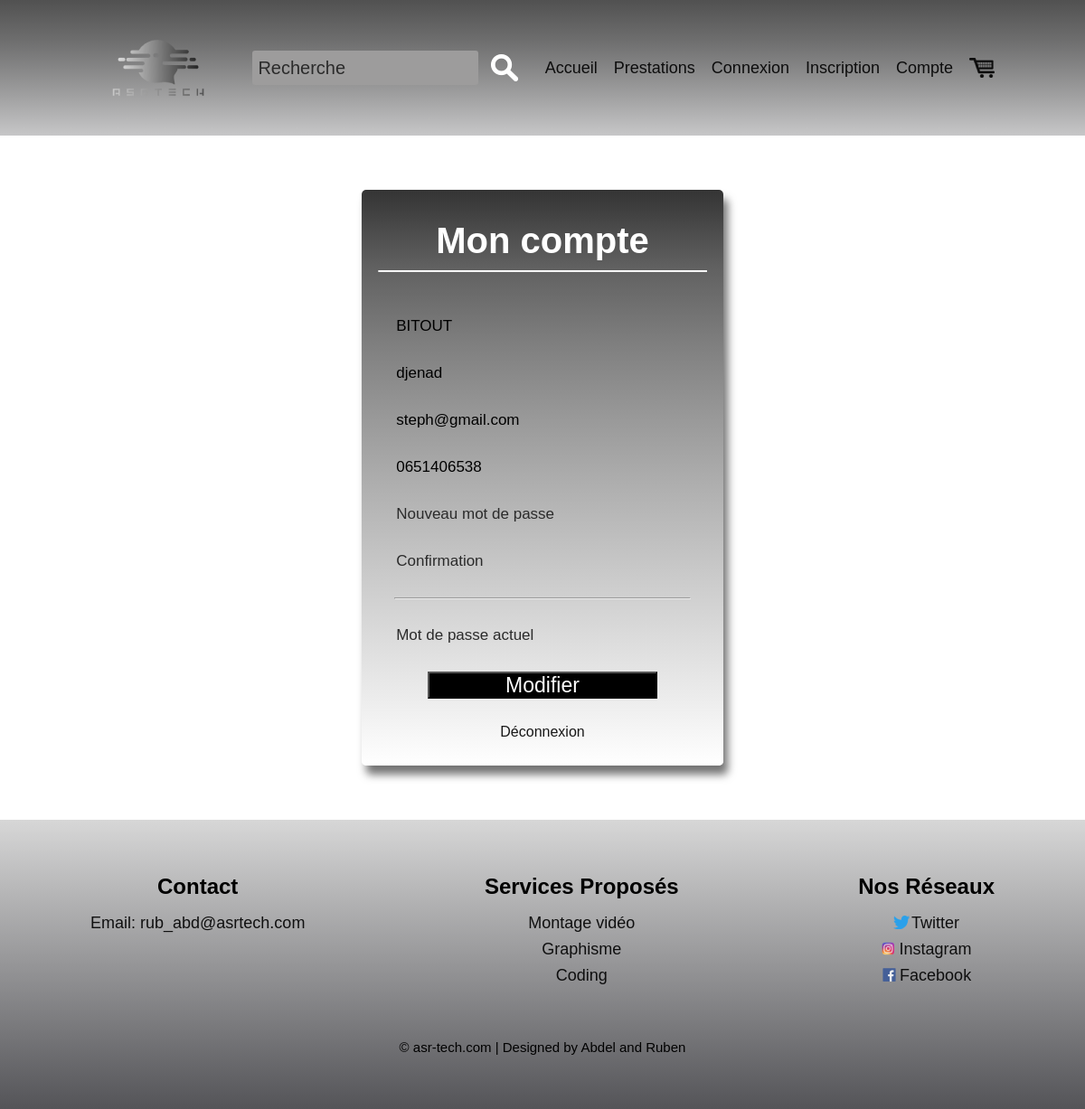
Screenshot of /compte.php (signed in) with the database file from the repository.
### tables this page shows
CREATE TABLE IF NOT EXISTS `users` (
  `id` int(11) UNSIGNED NOT NULL AUTO_INCREMENT,
  `firstname` varchar(255) NOT NULL,
  `lastname` varchar(255) NOT NULL,
  `mail` varchar(255) NOT NULL,
  `phone` varchar(20) DEFAULT '',
  `password` varchar(255) NOT NULL,
  `birthday` varchar(255) NOT NULL,
  `admin` enum('0','1') NOT NULL,
  PRIMARY KEY (`id`)
);

### compte.php (the view, shortened to what this page needs)
<?php
require_once("template/header.php");
$req = $conn->prepare("SELECT * FROM users WHERE id = :id LIMIT 1");
$req->execute(array(":id" => $_SESSION["id"]));
$data = $req->fetch();
?>
<div class="main">
    <div class="box">
        <h1 class="box-title">Mon compte</h1>
        <hr class="box-hr">
        <form class="box-form" method="post" onsubmit="return account()">
            <input class="box-input" type="text" id="firstname" name="firstname" placeholder="Prénom" value="<?php echo $data["firstname"]; ?>">
            <input class="box-input" type="text" id="lastname" name="lastname" placeholder="Nom" value="<?php echo $data["lastname"]; ?>">
            <input class="box-input" type="text" id="mail" name="mail" placeholder="E-mail" value="<?php echo $data["mail"]; ?>">
            <input class="box-input" type="text" id="phone" name="phone" placeholder="Tel (facultatif)" value="<?php echo $data["phone"]; ?>">
            <input class="box-input" type="password" id="password" name="password" placeholder="Nouveau mot de passe">
            <input class="box-input" type="password" id="password_confirm" name="password_confirm" placeholder="Confirmation">
            <hr>
            <input class="box-input" type="password" name="password_current" placeholder="Mot de passe actuel" required>
            <button class="box-button" type="submit">Modifier</button>
        </form>
        <a class="box-link" href="deconnexion.php">Déconnexion</a>
    </div>
</div>
<?php
require_once("template/footer.php");
?>

### css/style.css (style rules this page uses)
* { margin: 0; padding: 0; box-sizing: border-box; }
html { font: normal 16px sans-serif; color: #555; }
a { text-decoration: none; color: inherit; cursor: pointer; opacity: 0.9; }
input { background: none; -webkit-appearance: none; -ms-appearance:none; -moz-appearance: none; appearance: none; outline: none; border-color: transparent; border-radius: 3px; }
input::placeholder { transition: color 0.3s ease; color: #2b2b2b; left: 2px; }
body { min-height: 100vh; display: flex; flex-direction: column; background-color: #FFF; color: #000; }
div.main { width: 80%; max-width: 1000px; margin: 60px auto; }
div.box { height: auto; width: 400px; margin: auto; padding: 28px 18px; background: linear-gradient(#343434, 40%, white); box-shadow: 5px 10px 10px #757575; border-radius: 5px; }
h1.box-title { margin-top: 6px; font-size: 40px; font-weight: 550; color: #ffffff; text-align: center; }
hr.box-hr { margin-top: 10px; border-top: solid 1px; color: #ffffff; }
form.box-form { margin-top: 20px; overflow: hidden; }
form.box-form hr { height: 2px; width: 90%; margin: 28px auto 0 auto; }
input.box-input, label.box-label { width: 90%; display: block; margin: 28px auto 0 auto; font-size: 17px; border-radius: 2px; }
button.box-button { height: 30px; width: 70%; margin: 28px auto; display: block; background-color: rgb(0, 0, 0); color: #ffffff; font-size: 23px; }
a.box-link { display: block; text-align: center; }
hr { margin-top: 20px; margin-bottom: 20px; }

### rows the page displays
users: firstname "BITOUT", lastname "djenad", mail "steph@gmail.com", phone "0651406538"
